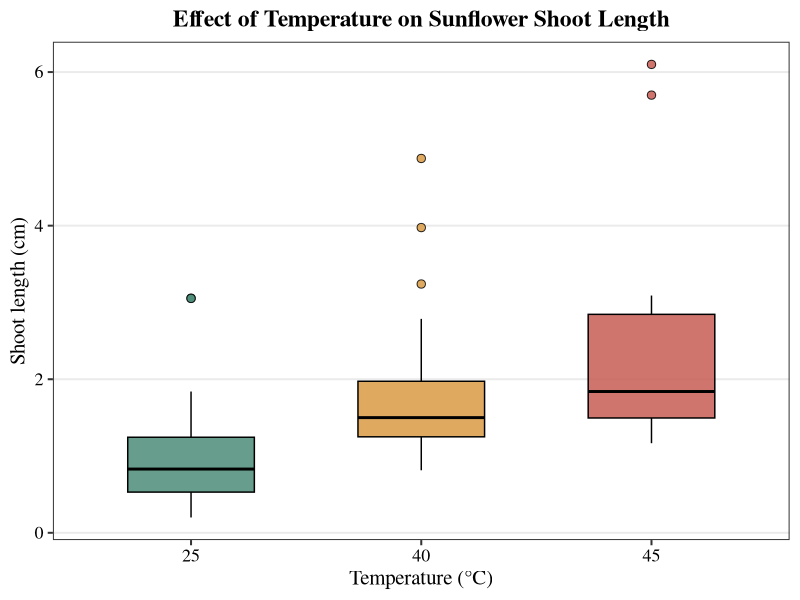
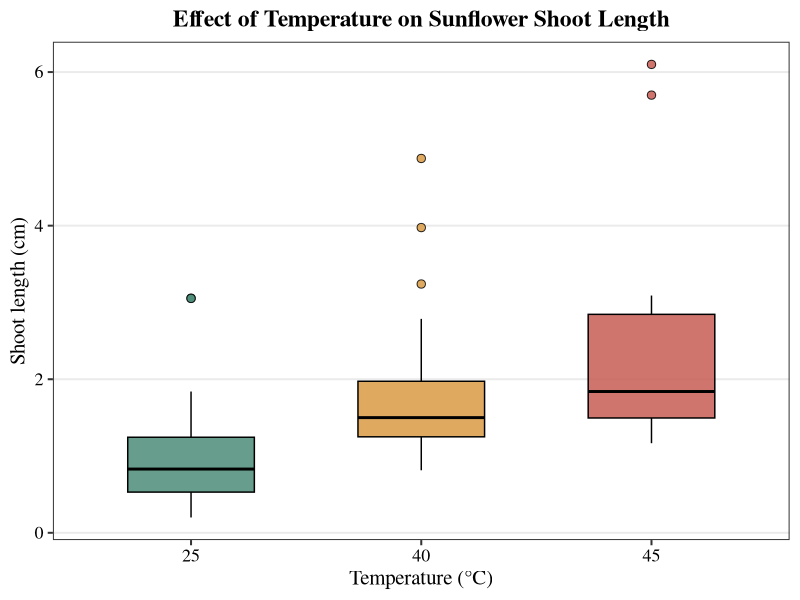

These charts were generated, in order, by the following R code:

# =====================================================
# Sunflower Temperature Stress Analysis
# Figure 1: Shoot Length Across Temperatures
# =====================================================

# Load required packages
library(readxl)
library(ggplot2)

# Import original dataset
df <- read_excel("data/raw/sunflower_raw_data.xlsx")

# Set temperature order
df$temperature_c <- factor(
  df$temperature_c,
  levels = c(25, 40, 45)
)

# Create the figure
p1 <- ggplot(
  df,
  aes(x = temperature_c,
      y = shoot_length_cm,
      fill = temperature_c)
) +
  geom_boxplot(
    width = 0.55,
    alpha = 0.85,
    outlier.shape = 21,
    outlier.size = 2.5,
    color = "black",
    na.rm = TRUE
  ) +
  scale_fill_manual(
    values = c(
      "25" = "#4C8C78",
      "40" = "#D99B45",
      "45" = "#C65D55"
    )
  ) +
  labs(
    title = "Effect of Temperature on Sunflower Shoot Length",
    x = "Temperature (°C)",
    y = "Shoot length (cm)"
  ) +
  theme_bw(base_size = 15, base_family = "serif") +
  theme(
    plot.title = element_text(
      size = 17,
      face = "bold",
      hjust = 0.5
    ),
    axis.title = element_text(size = 15),
    axis.text = element_text(size = 13, color = "black"),
    panel.grid.minor = element_blank(),
    panel.grid.major.x = element_blank(),
    legend.position = "none"
  )

# Display figure
print(p1)

# Save figure to project folder
ggsave(
  filename = "figures/01_shoot_length_temperature.png",
  plot = p1,
  width = 8,
  height = 6,
  dpi = 300,
  bg = "white"
)
